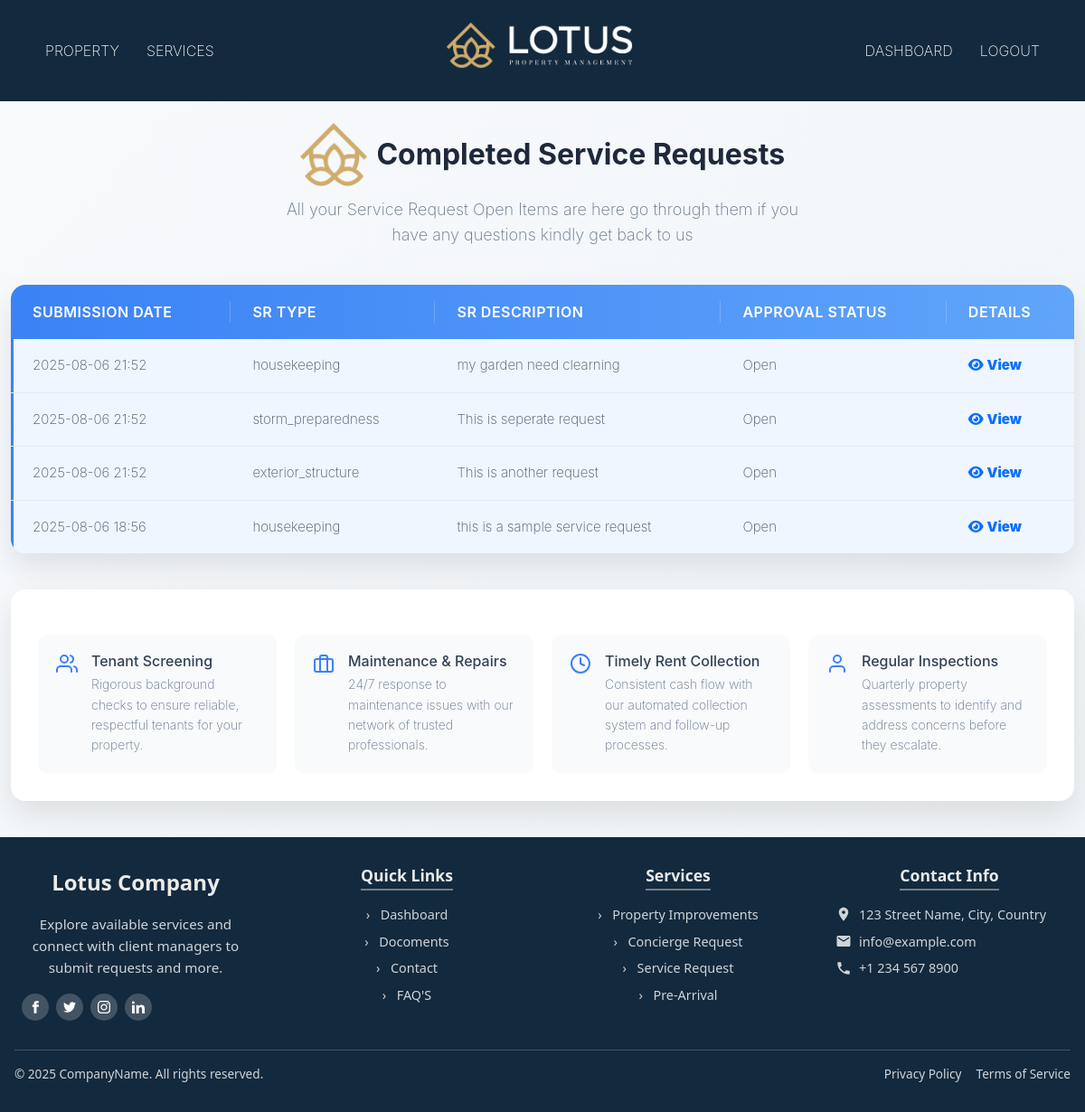
The page /open_services (signed in) on the database as committed earlier.
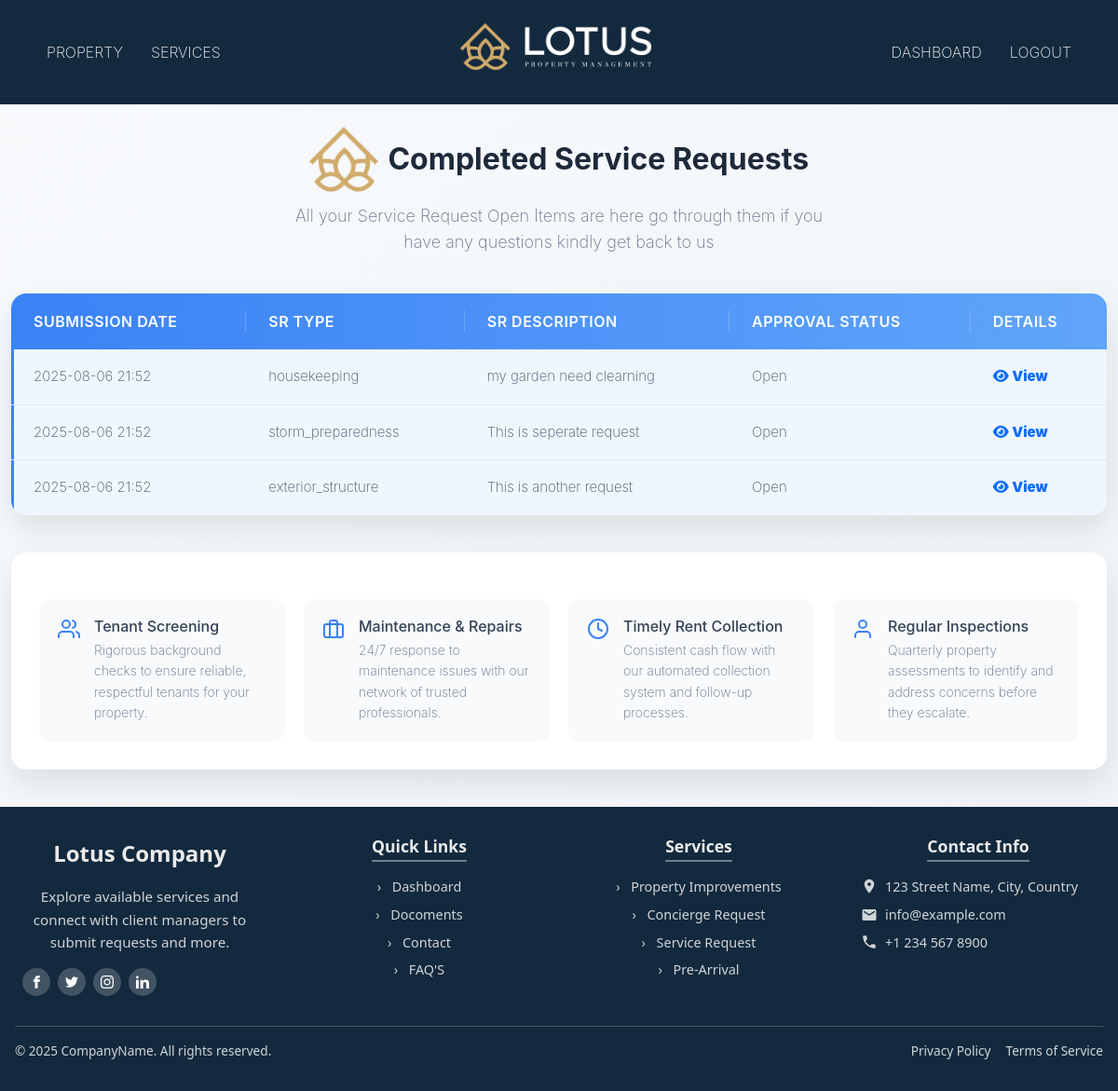
The same page on the database as committed later.
### servicedetails/models.py (models this page shows, shortened)
class ServiceRequest(models.Model):
    STATUS_CHOICES = [
        ('pending', 'Pending'),
        ('open', 'Open'),
        ('completed', 'Completed'),
        ('denied', 'Denied'),
    ]
    REQUEST_TYPE_CHOICES = [
        ('interior_residence', 'INTERIOR RESIDENCE'),
        ('exterior_structure', 'EXTERIOR STRUCTURE'),
        ('exterior_grounds', 'EXTERIOR GROUNDS'),
        ('housekeeping', 'HOUSEKEEPING'),
        ('water_features', 'WATER FEATURES'),
        ('storm_preparedness', 'STORM PREPAREDNESS'),
        ('other', 'OTHER'),
    ]
    user = models.ForeignKey(Client, on_delete=models.CASCADE)  # Use Client from mainapp
    request_type = models.CharField(max_length=50, choices=REQUEST_TYPE_CHOICES)  # Updated field
    description = models.TextField()
    status = models.CharField(max_length=10, choices=STATUS_CHOICES, default='open')
    floor_plan_name = models.CharField(max_length=100, blank=True, null=True)
    status_remarks = models.TextField(blank=True, null=True)
    vendor = models.ForeignKey(Vendor, on_delete=models.SET_NULL, null=True, blank=True)  # Use Vendor from mainapp
    created_at = models.DateTimeField(auto_now_add=True)
    completation_denied_date = models.DateField(blank=True, null=True)
    client_approval = models.CharField(max_length=10, choices=APPROVAL_CHOICES, default='Pending', blank=True)
    cost = models.IntegerField(default=0)
    cost_remarks = models.TextField(blank=True, null=True)

### mainapp/views.py (the view)
# urls.py: path('open_services', open_services, name='open_services'),  # ✅ Added service request URL
def open_services(request):
    client_id = request.session.get("client_id")
    if not client_id:
        return redirect("mainapp:client_login")  # Redirect if not logged in
    try:
        client = Client.objects.get(id=client_id)  # Fetch the client instance
    except Client.DoesNotExist:
        return redirect("mainapp:client_login")
    service_requests = ServiceRequest.objects.filter(user=client, status='open').order_by('-created_at')
    return render(request, 'services/allservices/open_services.html', {'service_requests': service_requests})

### template/services/allservices/open_services.html (shortened to what the changed rows need)
{% extends "outbase.html" %}
{% load static %}
{% block content %}
<link rel="stylesheet" href="https://cdnjs.cloudflare.com/ajax/libs/font-awesome/6.5.0/css/all.min.css">
    <div class="container">
        <div class="table-container">
            <table class="services-table">
                <thead>
                    <tr>
                        <th>Submission Date</th>
                        <th>SR Type</th>
                        <th>SR Description</th>
                        <th>Approval Status</th>
                        <th>Details</th>
                    </tr>
                </thead>
                <tbody>
                    {% for request in service_requests %}
                    <tr class="{% if request.status == 'open' %}active{% endif %}">
                        <td class="submission-date">{{ request.created_at|date:"Y-m-d H:i" }}</td>
                        <td class="sr-type">{{ request.request_type }}</td>
                        <td class="sr-description">{{ request.description }}</td>
                        <td class="sr-status">
                            {% if request.status == 'completed' %}
                                Completed
                            {% elif request.status == 'pending' %}
                                Pending
                            {% elif request.status == 'denied' %}
                                Denied
                            {% else %}
                                Open
                            {% endif %}
                        </td>
                        <td>
                            <a href="#" class="btn-outline-primary" title="View" onclick="openModal(this)">
                                <i class="fa-solid fa-eye"> <b> View </b></i>
                            </a>
                        </td>
                    </tr>
                    {% empty %}
                    <tr>
                        <td colspan="5">No service requests found.</td>
                    </tr>
                    {% endfor %}
                </tbody>
            </table>
        </div>
    </div>
{% endblock content %}

Rows that differ between the two databases and show on the page:
no longer on this page (row edited): ServiceRequest: created_at "2025-08-06 18:56", request_type "housekeeping", description "this is a sample service request", status "Open"
